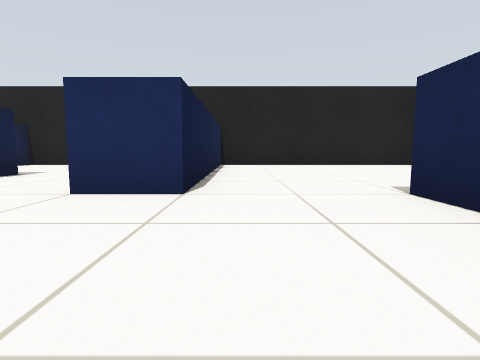
view 1 (above)

22 first-person views from a walk through a world built for the Gazebo simulator. The camera is 0.39 m above the floor, tilts 6° down and sees 80° across. The floor is counted in squares, 1 m on a side. Each view is taken from the middle of a square. On the plan, view 1 faces up. The plan holds only what a view shows up to about 9 squares ahead; the rest is blank.

view 2
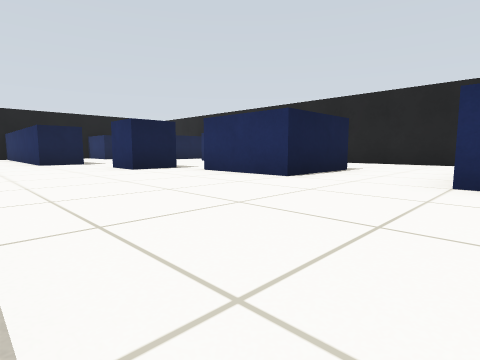

view 3
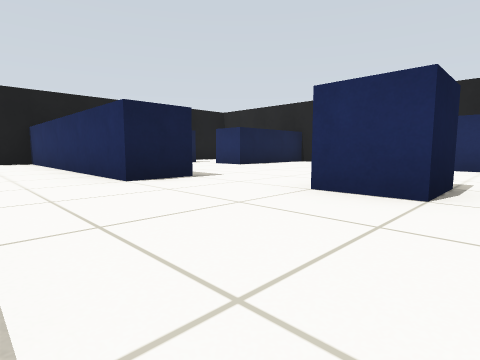

view 4
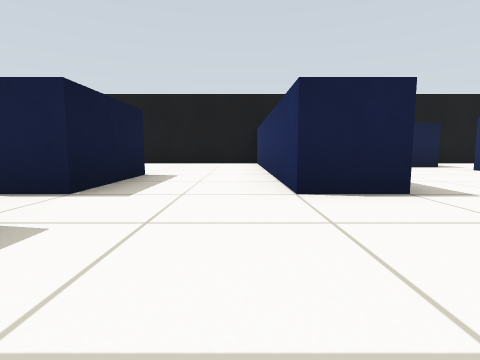

view 5
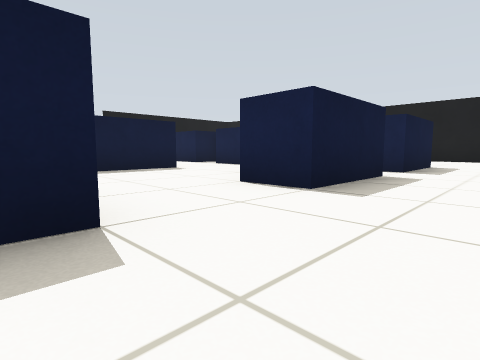

view 6
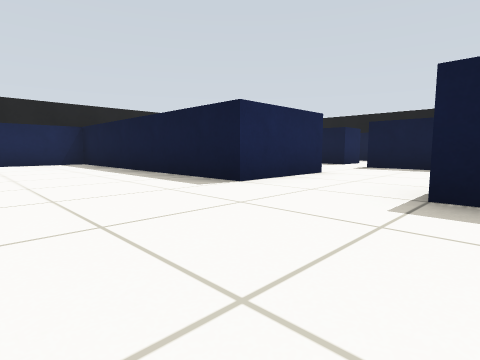

view 7
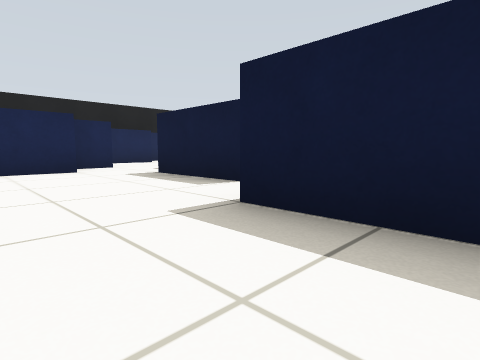

view 8
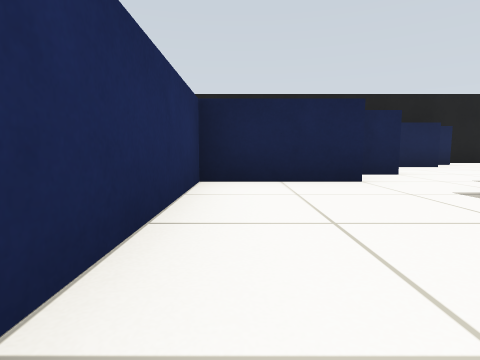

view 9
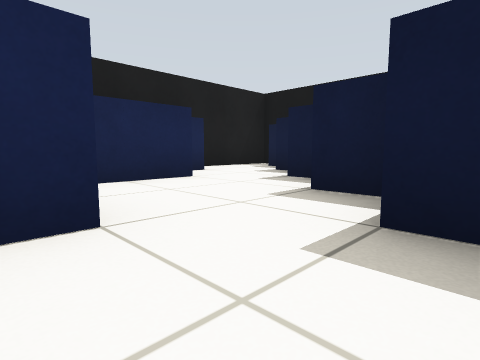

view 10
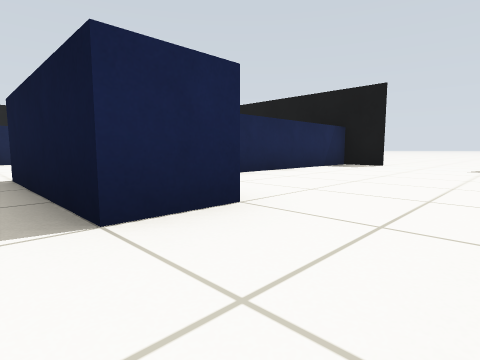

view 11
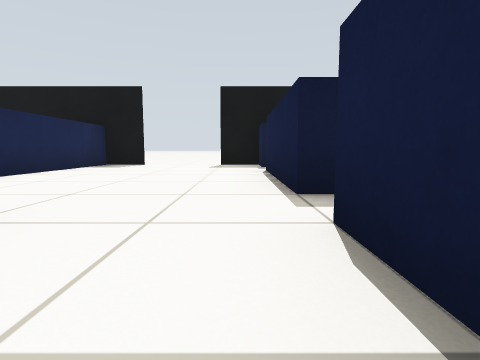

view 12
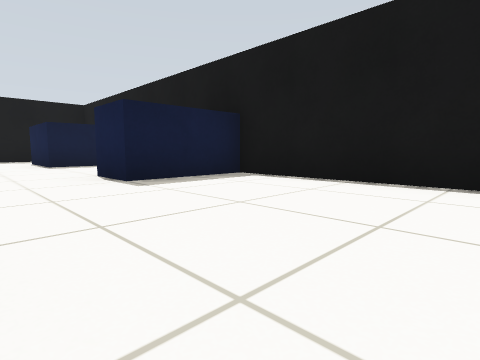

view 13
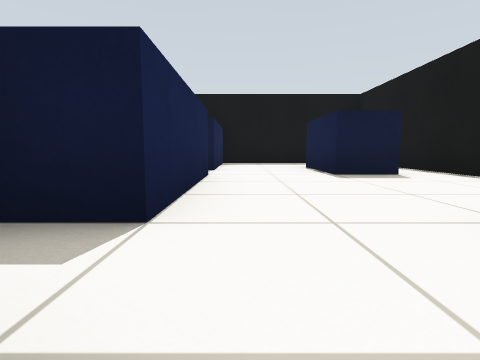

view 14
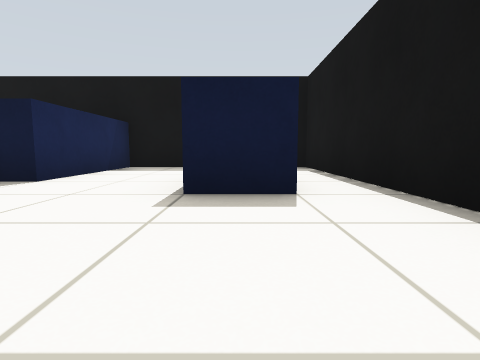

view 15
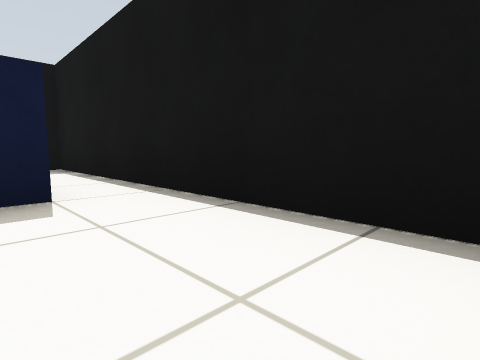

view 16
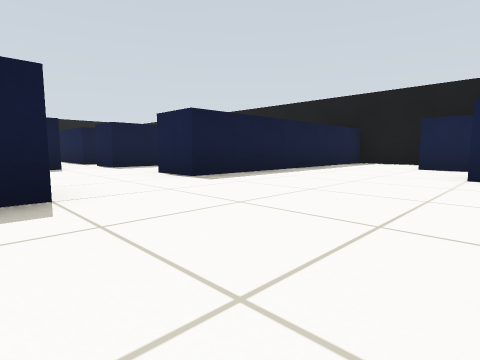

view 17
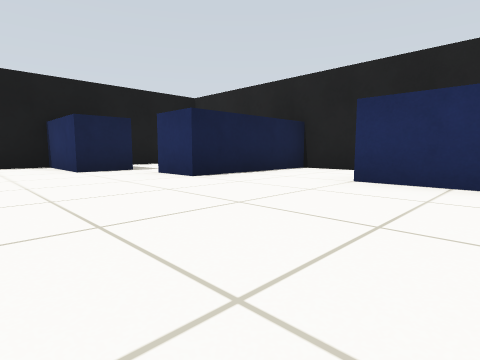

view 18
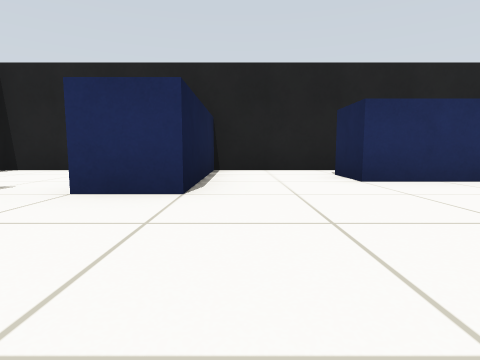

view 19
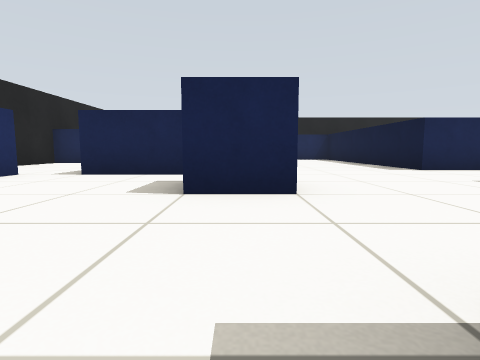

view 20
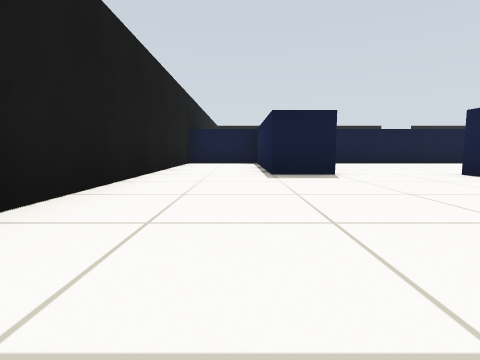

view 21
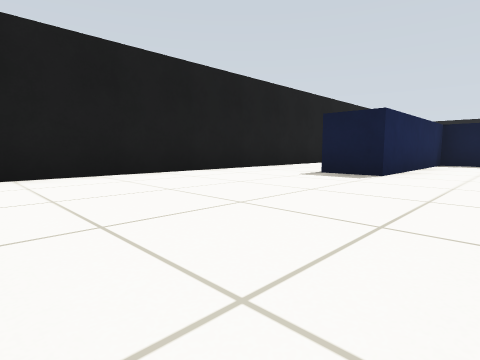

view 22
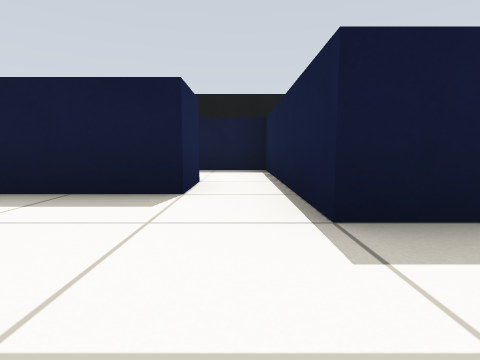

### Floor plan
Points are (right, up) in squares from view 1. A wall is a line through its corners. A room is listed if a view was taken in it or the views show most of it. See-through windows are left out.
Room 1 (views 1, 2, 3, 4, 5, 6, 7, 8, 9, 10, 11, 16, 17, 18, 19, 22)
walls: (-4.5, -3.6) (-4.5, -1.5) (1.5, -1.5) (1.5, 1.5); (-8.6, -1.5) (-6.5, -1.5) (-6.5, -2.5); (-9.5, -3.5) (-9.5, -6.5); (-3.5, 2.5) (-5.5, 2.5); (-6.5, 2.6) (-6.5, 1.5) (-7.5, 1.5) (-7.5, 2.5) (-7.1, 2.5); (-5.5, 2.9) (-5.5, 4.5); (-7.5, -6.5) (-7.5, -5.5) (-4.5, -5.5) (-4.5, -9.5) (-3.1, -9.5); (-3.5, -7.5) (-3.5, -6.5) (-1.5, -6.5); (-0.5, -5.6) (-0.5, -3.5) (-3.5, -3.5); (-0.5, 2.5) (-1.5, 2.5); (-11.5, -1.5) (-9.5, -1.5) (-9.5, -2.5); (-1, -7.5) (-0.5, -7.5); (0.5, -6.6) (0.5, -5.8); (-6.5, 5.5) (-9.5, 5.5); (-0.2, -8.5) (0.5, -8.5); (1, -9.5) (1.5, -9.5); (-11.5, 5.5) (-11.5, 4.5) (-12.5, 4.5); (2.5, -8.6) (2.5, -7.1); (-13.5, 4.6) (-13.5, 3.5) (-15.5, 3.5) (-15.5, 1.5) (-9.5, 1.5) (-9.5, 0.5) (-11.5, 0.5); (3.5, -9.6) (3.5, -9.1); (4.5, -12.5) (4.5, -10.1)
ways out: opening at (-10.5, -0.5) to room 2; opening at (0.5, 2.5) to room 3; opening at (-8.5, -6) to room 4; opening at (-6, 5) to room 5; opening at (-2.5, 3.5) to room 5; opening at (-13, 4) to room 6; opening at (-10.5, 6) to room 7; opening at (-3, -9)
Room 2 (views 12, 13, 14, 15)
walls: (-15.5, -6) (-15.5, -10.5); (-11.5, -8.5) (-11.5, -5.5) (-10.6, -5.5); (-14.6, -8.5) (-13.5, -8.5) (-13.5, -10.5); (-14.5, -12.5) (-11.5, -12.5) (-11.5, -9.5) (-11, -9.5); (-11.5, 0.5) (-15.5, 0.5) (-15.5, -4.5) (-13.5, -4.5) (-13.5, -5.5)
ways out: opening at (-10.5, -0.5) to room 1; opening at (-15, -9.5) to room 8; opening at (-14, -11.5) to room 8
Room 3 (views 20, 21)
walls: (1.5, 1.5) (1.5, 2.5) (2.5, 2.5) (2.5, -1.5) (4.5, -1.5) (4.5, 6.6); (4.6, 7.5) (-0.5, 7.5) (-0.5, 2.5)
ways out: opening at (0.5, 2.5) to room 1
Room 4 (no view inside)
walls: (-9.5, -11.5) (-9.5, -12.5) (-8.5, -12.5); (-6.6, -12.5) (-5.5, -12.5) (-5.5, -8.5); (-9.5, -7.5) (-9.5, -10.5)
ways out: opening at (-8.5, -6) to room 1
Room 5 (no view inside)
walls: (-3.5, 4.6) (-3.5, 2.5); (-1.5, 6.6) (-1.5, 7.5) (-5.5, 7.5) (-5.5, 7); (-5.5, 5.5) (-6.5, 5.5)
ways out: opening at (-6, 5) to room 1; opening at (-2.5, 3.5) to room 1
Room 6 (no view inside)
walls: (-14.2, 7.5) (-15.5, 7.5) (-15.5, 5.4)
ways out: opening at (-13, 4) to room 1
Room 7 (no view inside)
walls: (-9.1, 7.5) (-11.5, 7.5) (-11.5, 5.5); (-9.5, 5.5) (-9.5, 6.5)
ways out: opening at (-10.5, 6) to room 1
Room 8 (no view inside)
walls: (-15.5, -10.5) (-15.5, -12.5) (-14.5, -12.5)
ways out: opening at (-15, -9.5) to room 2; opening at (-14, -11.5) to room 2

Where each view was taken, in squares from view 1:
view 1: 0 up, 0 right, facing up
view 2: 1 down, 1 left, facing up-left
view 3: 1 down, 6 left, facing up-left
view 4: 0 up, 7 left, facing left
view 5: 0 up, 4 left, facing down-left
view 6: 1 up, 7 left, facing down-right
view 7: 4 down, 6 left, facing down-right
view 8: 4 down, 4 left, facing right
view 9: 6 down, 1 left, facing down-right
view 10: 5 down, 9 left, facing down-right
view 11: 5 down, 9 left, facing down
view 12: 1 down, 12 left, facing down-left
view 13: 4 down, 12 left, facing down
view 14: 6 down, 14 left, facing down
view 15: 6 down, 14 left, facing down-left
view 16: 5 up, 7 left, facing down-left
view 17: 2 up, 8 left, facing up-left
view 18: 2 up, 11 left, facing up
view 19: 2 up, 10 left, facing right
view 20: 7 up, 3 right, facing down
view 21: 7 up, 0 right, facing down-right
view 22: 4 down, 4 left, facing down
